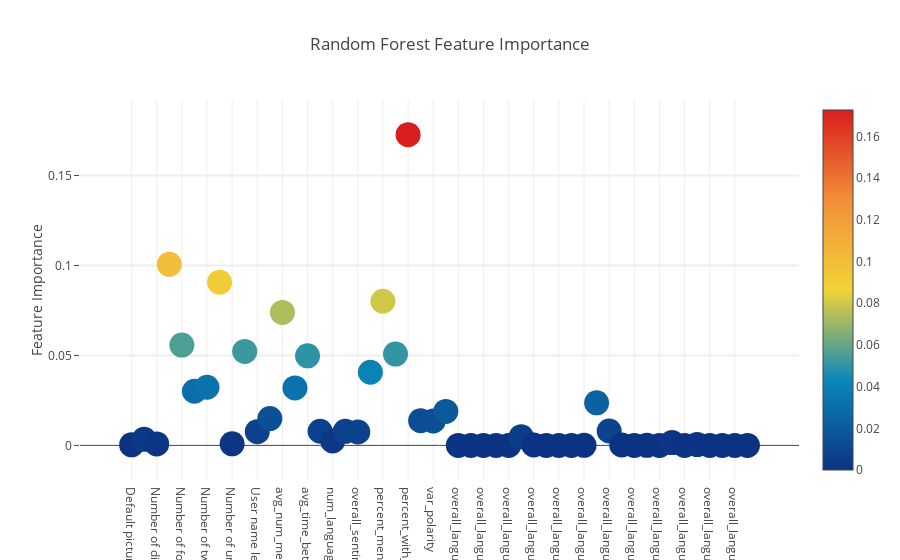
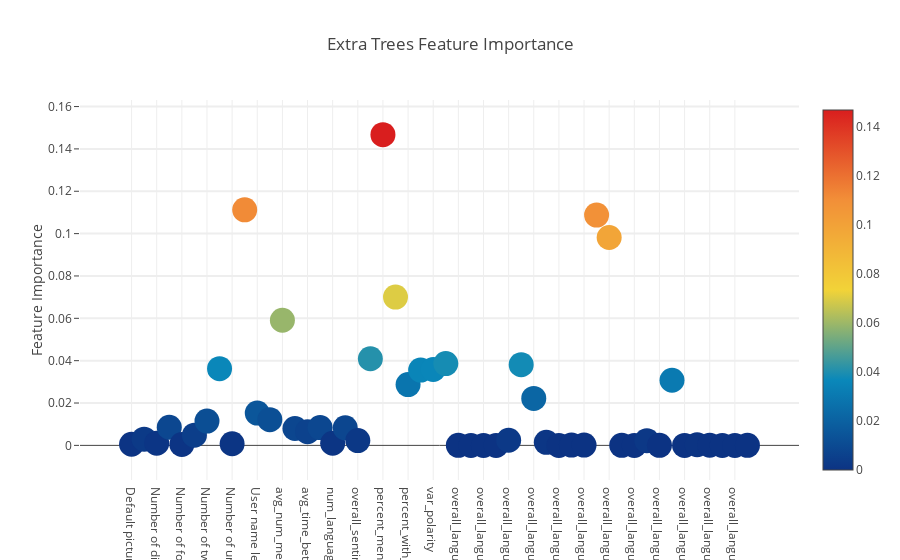
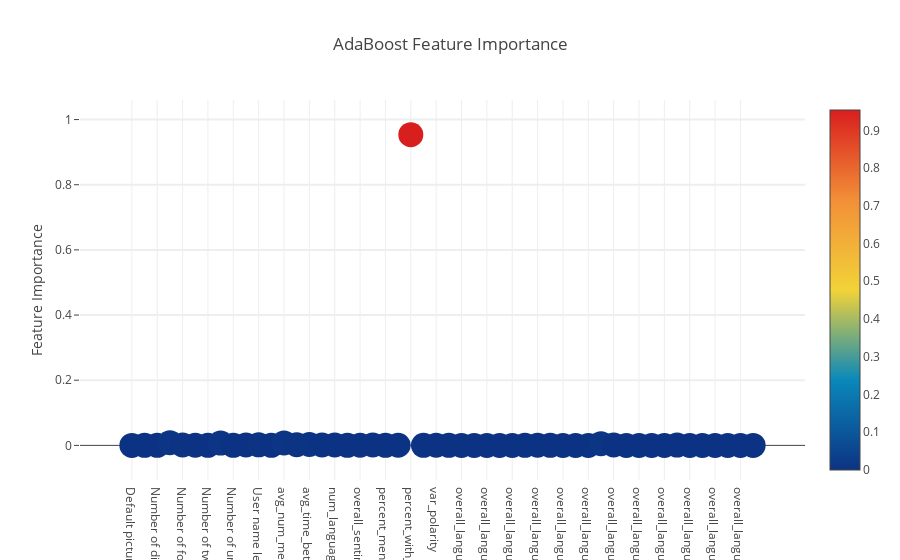
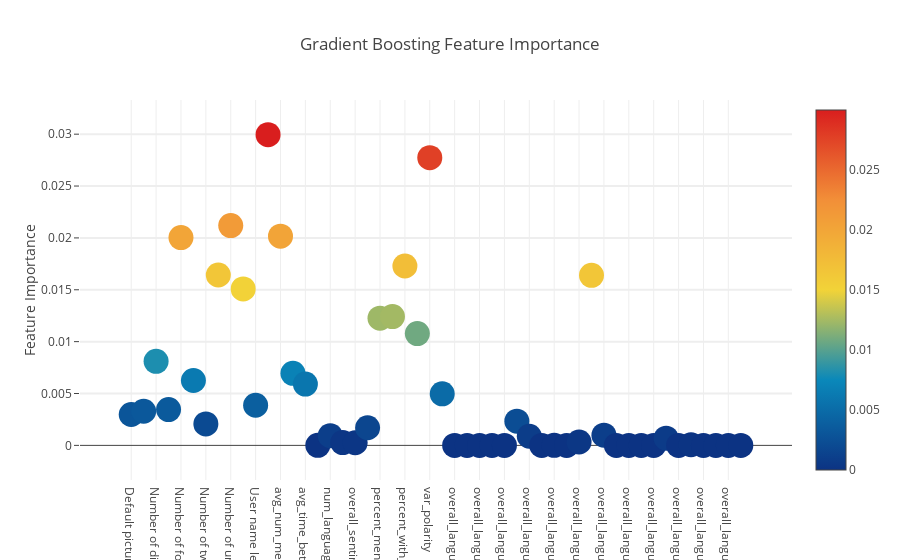

The notebook cell these images were saved under, in order:
### Code cell
# Scatter plot 
trace = go.Scatter(
    y = feature_dataframe['Random Forest feature importances'].values,
    x = feature_dataframe['features'].values,
    mode='markers',
    marker=dict(
        sizemode = 'diameter',
        sizeref = 1,
        size = 25,
#       size= feature_dataframe['AdaBoost feature importances'].values,
        #color = np.random.randn(500), #set color equal to a variable
        color = feature_dataframe['Random Forest feature importances'].values,
        colorscale='Portland',
        showscale=True
    ),
    text = feature_dataframe['features'].values
)
data = [trace]


layout= go.Layout(
    autosize= True,
    title= 'Random Forest Feature Importance',
    hovermode= 'closest',
#     xaxis= dict(
#         title= 'Pop',
#         ticklen= 5,
#         zeroline= False,
#         gridwidth= 2,
#     ),
    yaxis=dict(
        title= 'Feature Importance',
        ticklen= 5,
        gridwidth= 2
    ),
    showlegend= False
)
fig = go.Figure(data=data, layout=layout)
py.iplot(fig,filename='scatter2010')

# Scatter plot 
trace = go.Scatter(
    y = feature_dataframe['Extra Trees  feature importances'].values,
    x = feature_dataframe['features'].values,
    mode='markers',
    marker=dict(
        sizemode = 'diameter',
        sizeref = 1,
        size = 25,
#       size= feature_dataframe['AdaBoost feature importances'].values,
        #color = np.random.randn(500), #set color equal to a variable
        color = feature_dataframe['Extra Trees  feature importances'].values,
        colorscale='Portland',
        showscale=True
    ),
    text = feature_dataframe['features'].values
)
data = [trace]

layout= go.Layout(
    autosize= True,
    title= 'Extra Trees Feature Importance',
    hovermode= 'closest',
#     xaxis= dict(
#         title= 'Pop',
#         ticklen= 5,
#         zeroline= False,
#         gridwidth= 2,
#     ),
    yaxis=dict(
        title= 'Feature Importance',
        ticklen= 5,
        gridwidth= 2
    ),
    showlegend= False
)
fig = go.Figure(data=data, layout=layout)
py.iplot(fig,filename='scatter2010')

# Scatter plot 
trace = go.Scatter(
    y = feature_dataframe['AdaBoost feature importances'].values,
    x = feature_dataframe['features'].values,
    mode='markers',
    marker=dict(
        sizemode = 'diameter',
        sizeref = 1,
        size = 25,
#       size= feature_dataframe['AdaBoost feature importances'].values,
        #color = np.random.randn(500), #set color equal to a variable
        color = feature_dataframe['AdaBoost feature importances'].values,
        colorscale='Portland',
        showscale=True
    ),
    text = feature_dataframe['features'].values
)
data = [trace]

layout= go.Layout(
    autosize= True,
    title= 'AdaBoost Feature Importance',
    hovermode= 'closest',
#     xaxis= dict(
#         title= 'Pop',
#         ticklen= 5,
#         zeroline= False,
#         gridwidth= 2,
#     ),
    yaxis=dict(
        title= 'Feature Importance',
        ticklen= 5,
        gridwidth= 2
    ),
    showlegend= False
)
fig = go.Figure(data=data, layout=layout)
py.iplot(fig,filename='scatter2010')

# Scatter plot 
trace = go.Scatter(
    y = feature_dataframe['Gradient Boost feature importances'].values,
    x = feature_dataframe['features'].values,
    mode='markers',
    marker=dict(
        sizemode = 'diameter',
        sizeref = 1,
        size = 25,
#       size= feature_dataframe['AdaBoost feature importances'].values,
        #color = np.random.randn(500), #set color equal to a variable
        color = feature_dataframe['Gradient Boost feature importances'].values,
        colorscale='Portland',
        showscale=True
    ),
    text = feature_dataframe['features'].values
)
data = [trace]

layout= go.Layout(
    autosize= True,
    title= 'Gradient Boosting Feature Importance',
    hovermode= 'closest',
#     xaxis= dict(
#         title= 'Pop',
#         ticklen= 5,
#         zeroline= False,
#         gridwidth= 2,
#     ),
    yaxis=dict(
        title= 'Feature Importance',
        ticklen= 5,
        gridwidth= 2
    ),
    showlegend= False
)
fig = go.Figure(data=data, layout=layout)
py.iplot(fig,filename='scatter2010')

### Figure 1 — Plotly figure (JSON) as saved in the notebook; plotly's stock layout.template omitted (floating-point values rounded to 4 significant figures)
{"data": [{"marker": {"color": [0.0002998, 0.003337, 0.0007977, 0.1006, 0.05573, 0.0301, 0.03229, 0.09068, 0.0008368, 0.05225, 0.007612, 0.01489, 0.07391, 0.03194, 0.04976, 0.007867, 0.002445, 0.007823, 0.007427, 0.04066, 0.0801, 0.05077, 0.1727, 0.01372, 0.01359, 0.01887, 0, 0, 0, 0, 0, 0.004831, 0.0002112, 0, 0, 0, 2.586e-05, 0.02364, 0.008005, 0.0002354, 0, 3.154e-07, 0, 0.001562, 0, 0.0004338, 0, 0, 0, 0], "colorscale": "Portland", "showscale": true, "size": 25, "sizemode": "diameter", "sizeref": 1}, "mode": "markers", "text": ["Default picture (binary)", "Default profile (binary)", "Number of digits in screen name", "Number of favorites", "Number of followers", "Number of friends", "Number of tweets per hour", "Number of tweets total", "Number of unique profile descriptions", "Screen name length", "User name length", "avg_num_hashtags", "avg_num_mentions", "avg_time_between_mention", "avg_time_between_rt", "avg_word_len", "num_languages", "overall_polarity", "overall_sentiment", "percent_hashtag", "percent_mention", "percent_tweet_rt", "percent_with_emoji", "timing_tweet", "var_polarity", "var_sentiment", "overall_language_ar", "overall_language_ca", "overall_language_cs", "overall_language_da", "overall_language_de", "overall_language_en", "overall_language_es", "overall_language_fr", "overall_language_he", "overall_language_hu", "overall_language_id", "overall_language_it", "overall_language_ja", "overall_language_ko", "overall_language_ml", "overall_language_nl", "overall_language_no", "overall_language_pt", "overall_language_ro", "overall_language_ru", "overall_language_sv", "overall_language_th", "overall_language_tr", "overall_language_zh-cn"], "type": "scatter", "uid": "997a5e91-2743-4ccc-9e4c-66dc7e89ac14", "x": ["Default picture (binary)", "Default profile (binary)", "Number of digits in screen name", "Number of favorites", "Number of followers", "Number of friends", "Number of tweets per hour", "Number of tweets total", "Number of unique profile descriptions", "Screen name length", "User name length", "avg_num_hashtags", "avg_num_mentions", "avg_time_between_mention", "avg_time_between_rt", "avg_word_len", "num_languages", "overall_polarity", "overall_sentiment", "percent_hashtag", "percent_mention", "percent_tweet_rt", "percent_with_emoji", "timing_tweet", "var_polarity", "var_sentiment", "overall_language_ar", "overall_language_ca", "overall_language_cs", "overall_language_da", "overall_language_de", "overall_language_en", "overall_language_es", "overall_language_fr", "overall_language_he", "overall_language_hu", "overall_language_id", "overall_language_it", "overall_language_ja", "overall_language_ko", "overall_language_ml", "overall_language_nl", "overall_language_no", "overall_language_pt", "overall_language_ro", "overall_language_ru", "overall_language_sv", "overall_language_th", "overall_language_tr", "overall_language_zh-cn"], "y": [0.0002998, 0.003337, 0.0007977, 0.1006, 0.05573, 0.0301, 0.03229, 0.09068, 0.0008368, 0.05225, 0.007612, 0.01489, 0.07391, 0.03194, 0.04976, 0.007867, 0.002445, 0.007823, 0.007427, 0.04066, 0.0801, 0.05077, 0.1727, 0.01372, 0.01359, 0.01887, 0, 0, 0, 0, 0, 0.004831, 0.0002112, 0, 0, 0, 2.586e-05, 0.02364, 0.008005, 0.0002354, 0, 3.154e-07, 0, 0.001562, 0, 0.0004338, 0, 0, 0, 0]}], "layout": {"autosize": true, "hovermode": "closest", "showlegend": false, "title": "Random Forest Feature Importance", "yaxis": {"gridwidth": 2, "ticklen": 5, "title": "Feature Importance"}}}

### Figure 2 — Plotly figure (JSON) as saved in the notebook; plotly's stock layout.template omitted (floating-point values rounded to 4 significant figures)
{"data": [{"marker": {"color": [0.0005427, 0.002933, 0.001046, 0.008548, 0.0004096, 0.004816, 0.01149, 0.03621, 0.0007697, 0.1112, 0.01525, 0.01212, 0.0591, 0.007985, 0.006479, 0.00842, 0.0009904, 0.008268, 0.002285, 0.0409, 0.1467, 0.07002, 0.02869, 0.03555, 0.03583, 0.03864, 3.812e-05, 0, 0, 0, 0.002424, 0.03812, 0.02217, 0.001422, 0, 0.0001207, 0.000141, 0.1088, 0.09815, 2.82e-05, 0, 0.002219, 2.658e-06, 0.03077, 0, 0.0002832, 0.0001033, 0, 0, 1.405e-05], "colorscale": "Portland", "showscale": true, "size": 25, "sizemode": "diameter", "sizeref": 1}, "mode": "markers", "text": ["Default picture (binary)", "Default profile (binary)", "Number of digits in screen name", "Number of favorites", "Number of followers", "Number of friends", "Number of tweets per hour", "Number of tweets total", "Number of unique profile descriptions", "Screen name length", "User name length", "avg_num_hashtags", "avg_num_mentions", "avg_time_between_mention", "avg_time_between_rt", "avg_word_len", "num_languages", "overall_polarity", "overall_sentiment", "percent_hashtag", "percent_mention", "percent_tweet_rt", "percent_with_emoji", "timing_tweet", "var_polarity", "var_sentiment", "overall_language_ar", "overall_language_ca", "overall_language_cs", "overall_language_da", "overall_language_de", "overall_language_en", "overall_language_es", "overall_language_fr", "overall_language_he", "overall_language_hu", "overall_language_id", "overall_language_it", "overall_language_ja", "overall_language_ko", "overall_language_ml", "overall_language_nl", "overall_language_no", "overall_language_pt", "overall_language_ro", "overall_language_ru", "overall_language_sv", "overall_language_th", "overall_language_tr", "overall_language_zh-cn"], "type": "scatter", "uid": "0ad34b6a-2f48-40f1-9f53-bfa9e68f6bc0", "x": ["Default picture (binary)", "Default profile (binary)", "Number of digits in screen name", "Number of favorites", "Number of followers", "Number of friends", "Number of tweets per hour", "Number of tweets total", "Number of unique profile descriptions", "Screen name length", "User name length", "avg_num_hashtags", "avg_num_mentions", "avg_time_between_mention", "avg_time_between_rt", "avg_word_len", "num_languages", "overall_polarity", "overall_sentiment", "percent_hashtag", "percent_mention", "percent_tweet_rt", "percent_with_emoji", "timing_tweet", "var_polarity", "var_sentiment", "overall_language_ar", "overall_language_ca", "overall_language_cs", "overall_language_da", "overall_language_de", "overall_language_en", "overall_language_es", "overall_language_fr", "overall_language_he", "overall_language_hu", "overall_language_id", "overall_language_it", "overall_language_ja", "overall_language_ko", "overall_language_ml", "overall_language_nl", "overall_language_no", "overall_language_pt", "overall_language_ro", "overall_language_ru", "overall_language_sv", "overall_language_th", "overall_language_tr", "overall_language_zh-cn"], "y": [0.0005427, 0.002933, 0.001046, 0.008548, 0.0004096, 0.004816, 0.01149, 0.03621, 0.0007697, 0.1112, 0.01525, 0.01212, 0.0591, 0.007985, 0.006479, 0.00842, 0.0009904, 0.008268, 0.002285, 0.0409, 0.1467, 0.07002, 0.02869, 0.03555, 0.03583, 0.03864, 3.812e-05, 0, 0, 0, 0.002424, 0.03812, 0.02217, 0.001422, 0, 0.0001207, 0.000141, 0.1088, 0.09815, 2.82e-05, 0, 0.002219, 2.658e-06, 0.03077, 0, 0.0002832, 0.0001033, 0, 0, 1.405e-05]}], "layout": {"autosize": true, "hovermode": "closest", "showlegend": false, "title": "Extra Trees Feature Importance", "yaxis": {"gridwidth": 2, "ticklen": 5, "title": "Feature Importance"}}}

### Figure 3 — Plotly figure (JSON) as saved in the notebook; plotly's stock layout.template omitted (floating-point values rounded to 4 significant figures)
{"data": [{"marker": {"color": [0, 0.0001824, 4.211e-06, 0.008022, 0.001435, 0.0006823, 0.0001861, 0.007068, 2.927e-06, 0.001197, 0.001759, 0.0002715, 0.007306, 0.001831, 0.002763, 0.001246, 0.001045, 0.0001177, 0.0003404, 0.001388, 0.0001939, 0.0004544, 0.9538, 0.0002066, 0.0004297, 6.471e-05, 0, 0, 0, 0, 0, 5.321e-06, 0.0006816, 2.021e-14, 0, 0, 0, 0.005319, 0.001154, 0, 0, 0, 0, 0.000862, 0, 0, 0, 0, 0, 0], "colorscale": "Portland", "showscale": true, "size": 25, "sizemode": "diameter", "sizeref": 1}, "mode": "markers", "text": ["Default picture (binary)", "Default profile (binary)", "Number of digits in screen name", "Number of favorites", "Number of followers", "Number of friends", "Number of tweets per hour", "Number of tweets total", "Number of unique profile descriptions", "Screen name length", "User name length", "avg_num_hashtags", "avg_num_mentions", "avg_time_between_mention", "avg_time_between_rt", "avg_word_len", "num_languages", "overall_polarity", "overall_sentiment", "percent_hashtag", "percent_mention", "percent_tweet_rt", "percent_with_emoji", "timing_tweet", "var_polarity", "var_sentiment", "overall_language_ar", "overall_language_ca", "overall_language_cs", "overall_language_da", "overall_language_de", "overall_language_en", "overall_language_es", "overall_language_fr", "overall_language_he", "overall_language_hu", "overall_language_id", "overall_language_it", "overall_language_ja", "overall_language_ko", "overall_language_ml", "overall_language_nl", "overall_language_no", "overall_language_pt", "overall_language_ro", "overall_language_ru", "overall_language_sv", "overall_language_th", "overall_language_tr", "overall_language_zh-cn"], "type": "scatter", "uid": "80d08161-565a-4b66-b814-83bb57b80602", "x": ["Default picture (binary)", "Default profile (binary)", "Number of digits in screen name", "Number of favorites", "Number of followers", "Number of friends", "Number of tweets per hour", "Number of tweets total", "Number of unique profile descriptions", "Screen name length", "User name length", "avg_num_hashtags", "avg_num_mentions", "avg_time_between_mention", "avg_time_between_rt", "avg_word_len", "num_languages", "overall_polarity", "overall_sentiment", "percent_hashtag", "percent_mention", "percent_tweet_rt", "percent_with_emoji", "timing_tweet", "var_polarity", "var_sentiment", "overall_language_ar", "overall_language_ca", "overall_language_cs", "overall_language_da", "overall_language_de", "overall_language_en", "overall_language_es", "overall_language_fr", "overall_language_he", "overall_language_hu", "overall_language_id", "overall_language_it", "overall_language_ja", "overall_language_ko", "overall_language_ml", "overall_language_nl", "overall_language_no", "overall_language_pt", "overall_language_ro", "overall_language_ru", "overall_language_sv", "overall_language_th", "overall_language_tr", "overall_language_zh-cn"], "y": [0, 0.0001824, 4.211e-06, 0.008022, 0.001435, 0.0006823, 0.0001861, 0.007068, 2.927e-06, 0.001197, 0.001759, 0.0002715, 0.007306, 0.001831, 0.002763, 0.001246, 0.001045, 0.0001177, 0.0003404, 0.001388, 0.0001939, 0.0004544, 0.9538, 0.0002066, 0.0004297, 6.471e-05, 0, 0, 0, 0, 0, 5.321e-06, 0.0006816, 2.021e-14, 0, 0, 0, 0.005319, 0.001154, 0, 0, 0, 0, 0.000862, 0, 0, 0, 0, 0, 0]}], "layout": {"autosize": true, "hovermode": "closest", "showlegend": false, "title": "AdaBoost Feature Importance", "yaxis": {"gridwidth": 2, "ticklen": 5, "title": "Feature Importance"}}}

### Figure 4 — Plotly figure (JSON) as saved in the notebook; plotly's stock layout.template omitted (floating-point values rounded to 4 significant figures)
{"data": [{"marker": {"color": [0.002976, 0.003288, 0.008099, 0.003454, 0.02003, 0.006253, 0.00207, 0.01643, 0.02119, 0.01508, 0.003871, 0.02996, 0.02016, 0.006946, 0.00591, 4.88e-07, 0.0009347, 0.0002697, 0.0002506, 0.001697, 0.01226, 0.01242, 0.0173, 0.01078, 0.02773, 0.004969, 0, 0, 0, 0, 0, 0.00233, 0.0008819, 0, 5.804e-06, 0, 0.000326, 0.01639, 0.0009819, 0, 0, 0, 0, 0.0006955, 0, 6.592e-05, 0, 0, 0, 0], "colorscale": "Portland", "showscale": true, "size": 25, "sizemode": "diameter", "sizeref": 1}, "mode": "markers", "text": ["Default picture (binary)", "Default profile (binary)", "Number of digits in screen name", "Number of favorites", "Number of followers", "Number of friends", "Number of tweets per hour", "Number of tweets total", "Number of unique profile descriptions", "Screen name length", "User name length", "avg_num_hashtags", "avg_num_mentions", "avg_time_between_mention", "avg_time_between_rt", "avg_word_len", "num_languages", "overall_polarity", "overall_sentiment", "percent_hashtag", "percent_mention", "percent_tweet_rt", "percent_with_emoji", "timing_tweet", "var_polarity", "var_sentiment", "overall_language_ar", "overall_language_ca", "overall_language_cs", "overall_language_da", "overall_language_de", "overall_language_en", "overall_language_es", "overall_language_fr", "overall_language_he", "overall_language_hu", "overall_language_id", "overall_language_it", "overall_language_ja", "overall_language_ko", "overall_language_ml", "overall_language_nl", "overall_language_no", "overall_language_pt", "overall_language_ro", "overall_language_ru", "overall_language_sv", "overall_language_th", "overall_language_tr", "overall_language_zh-cn"], "type": "scatter", "uid": "7b2d78bb-c3d8-4759-b6f6-7aea78c51083", "x": ["Default picture (binary)", "Default profile (binary)", "Number of digits in screen name", "Number of favorites", "Number of followers", "Number of friends", "Number of tweets per hour", "Number of tweets total", "Number of unique profile descriptions", "Screen name length", "User name length", "avg_num_hashtags", "avg_num_mentions", "avg_time_between_mention", "avg_time_between_rt", "avg_word_len", "num_languages", "overall_polarity", "overall_sentiment", "percent_hashtag", "percent_mention", "percent_tweet_rt", "percent_with_emoji", "timing_tweet", "var_polarity", "var_sentiment", "overall_language_ar", "overall_language_ca", "overall_language_cs", "overall_language_da", "overall_language_de", "overall_language_en", "overall_language_es", "overall_language_fr", "overall_language_he", "overall_language_hu", "overall_language_id", "overall_language_it", "overall_language_ja", "overall_language_ko", "overall_language_ml", "overall_language_nl", "overall_language_no", "overall_language_pt", "overall_language_ro", "overall_language_ru", "overall_language_sv", "overall_language_th", "overall_language_tr", "overall_language_zh-cn"], "y": [0.002976, 0.003288, 0.008099, 0.003454, 0.02003, 0.006253, 0.00207, 0.01643, 0.02119, 0.01508, 0.003871, 0.02996, 0.02016, 0.006946, 0.00591, 4.88e-07, 0.0009347, 0.0002697, 0.0002506, 0.001697, 0.01226, 0.01242, 0.0173, 0.01078, 0.02773, 0.004969, 0, 0, 0, 0, 0, 0.00233, 0.0008819, 0, 5.804e-06, 0, 0.000326, 0.01639, 0.0009819, 0, 0, 0, 0, 0.0006955, 0, 6.592e-05, 0, 0, 0, 0]}], "layout": {"autosize": true, "hovermode": "closest", "showlegend": false, "title": "Gradient Boosting Feature Importance", "yaxis": {"gridwidth": 2, "ticklen": 5, "title": "Feature Importance"}}}
